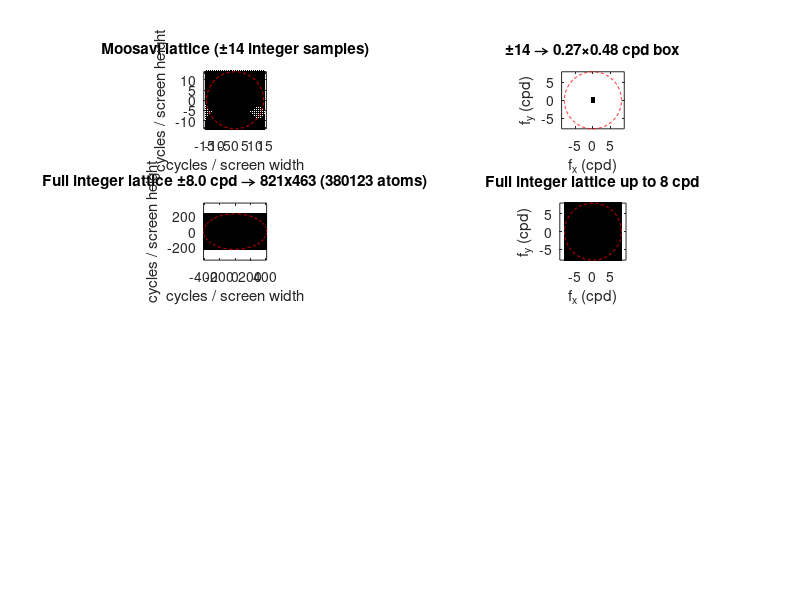

The MATLAB source for this figure: (Note: this script raises an error after producing the figure.)
%% Hartley lattice geometry comparison (portrait layout)
Wdeg = 51.34; 
Hdeg = 28.88; 
Sfmax = 8;  % cpd range for modern lattices

figure('Color','w','Position',[100 100 850 1600]);
th = linspace(0,2*pi,512);

%% === Row 1: Moosavi lattice (±14 integer samples) ===
kx = -14:14; 
ky = -14:14; 
[KXg,KYg] = meshgrid(kx,ky);

subplot(4,2,1);
scatter(KXg(:), KYg(:), 4, 'k','filled');
hold on; plot(14*cos(th),14*sin(th),'r--','LineWidth',0.5);
axis equal tight; box on;
xlabel('cycles / screen width'); ylabel('cycles / screen height');
title('Moosavi lattice (±14 integer samples)');

[KXg,KYg] = meshgrid(kx/Wdeg, ky/Hdeg);
subplot(4,2,2);
scatter(KXg(:), KYg(:), 4,'k','filled');
hold on; plot(Sfmax*cos(th), Sfmax*sin(th),'r--','LineWidth',0.5);
axis equal tight; box on;
xlabel('f_x (cpd)'); ylabel('f_y (cpd)');
title(sprintf('±14 → %.2f×%.2f cpd box',14/Wdeg,14/Hdeg));

%% === Row 2: Full integer lattice up to 8 cpd ===
Kx_max = floor(Wdeg*Sfmax);
Ky_max = floor(Hdeg*Sfmax);
kx = -Kx_max:Kx_max;
ky = -Ky_max:Ky_max;
[KXg,KYg] = meshgrid(kx,ky);

subplot(4,2,3);
scatter(KXg(:), KYg(:), 1,'k','filled');
hold on; plot(Wdeg*Sfmax*cos(th), Hdeg*Sfmax*sin(th),'r--','LineWidth',0.3);
axis equal tight; box on;
xlabel('cycles / screen width'); ylabel('cycles / screen height');
title(sprintf('Full integer lattice ±%.1f cpd → %dx%d (%d atoms)', ...
              Sfmax,numel(kx),numel(ky),numel(KXg(:))));

[KXg,KYg] = meshgrid(kx/Wdeg, ky/Hdeg);
subplot(4,2,4);
scatter(KXg(:), KYg(:), 1,'k','filled');
hold on; plot(Sfmax*cos(th), Sfmax*sin(th),'r--','LineWidth',0.3);
axis equal tight; box on;
xlabel('f_x (cpd)'); ylabel('f_y (cpd)');
title('Full integer lattice up to 8 cpd');

%% === Row 3: Isotropic strided lattice ===
ns_stride = 25;
[sx,sy,info] = pickHartleyStridesFromNs(Wdeg,Hdeg,Sfmax,Sfmax,ns_stride, ...
    'equalStride',true,'FmaxRadial',Sfmax);

[KXg,KYg] = meshgrid(info.KX_screen, info.KY_screen);
subplot(4,2,5);
scatter(KXg(:), KYg(:), 3,'k','filled');
hold on; plot(Wdeg*Sfmax*cos(th), Hdeg*Sfmax*sin(th),'r--','LineWidth',0.3);
axis equal tight; box on;
xlabel('cycles / screen width'); ylabel('cycles / screen height');
title(sprintf('ns=%d, %dx%d→ isotropic strides (sx=%d, sy=%d), n=%d', ...
    info.ns, info.nx, info.ny, info.sx, info.sy, numel(KXg(:))));

[KXg,KYg] = meshgrid(info.KX_cpd, info.KY_cpd);
subplot(4,2,6);
scatter(KXg(:), KYg(:), 3,'k','filled');
hold on; plot(Sfmax*cos(th), Sfmax*sin(th),'r--','LineWidth',0.3);
axis equal tight; box on;
xlabel('f_x (cpd)'); ylabel('f_y (cpd)');
title(sprintf('Δf_x=%.3f, Δf_y=%.3f cpd', info.fx_step, info.fy_step));

%% === Row 4: Biologically inspired log-radial lattice ===
optsLog = struct('Rmin',0.5,'Rmax',Sfmax,'nR',6,'nTheta',16);
[sx,sy,info] = pickHartleyStridesFromNs(Wdeg,Hdeg,Sfmax,Sfmax,ns_stride, ...
    'equalStride',true,'FmaxRadial',Sfmax,'logRadial',optsLog);

[KXg,KYg] = meshgrid(info.KX_screen, info.KY_screen);
subplot(4,2,7);
scatter(KXg(:), KYg(:), 3,'k','filled');
hold on; plot(Wdeg*Sfmax*cos(th), Hdeg*Sfmax*sin(th),'r--','LineWidth',0.3);
axis equal tight; box on;
xlabel('cycles / screen width'); ylabel('cycles / screen height');
title(sprintf('ns=%d, %dx%d log-radial (sx=%d, sy=%d)', ...
    info.ns, info.nx, info.ny, info.sx, info.sy));

[KXg,KYg] = meshgrid(info.KX_cpd, info.KY_cpd);
subplot(4,2,8);
scatter(KXg(:), KYg(:), 3,'k','filled');
hold on; plot(Sfmax*cos(th), Sfmax*sin(th),'r--','LineWidth',0.3);
if ~isempty(info.logCoords)
    plot(info.logCoords(:,1), info.logCoords(:,2), ...
         'bo','MarkerSize',4,'MarkerFaceColor','b');
end
axis equal tight; box on;
xlabel('f_x (cpd)'); ylabel('f_y (cpd)');
title(sprintf('Biological log-radial (Nlog=%d)', info.N_log));

sgtitle('Hartley Lattice Geometry: Moosavi → Full → Strided → Log-Radial', ...
    'FontWeight','bold');

%% ------------------------------------------------------------------------
function [sx, sy, info] = pickHartleyStridesFromNs(Wdeg,Hdeg,FmaxX,FmaxY,ns,varargin)
% pickHartleyStridesFromNs — scalar-only version (robust)
% -------------------------------------------------------
% Determine integer lattice strides (sx, sy) for the Hartley frequency basis.
% Simplified and hardened version for single ns input.

p = inputParser;
addParameter(p,'equalStride',false,@islogical);
addParameter(p,'FmaxRadial',[],@(x) isempty(x)||isscalar(x));
addParameter(p,'logRadial',[],@(x) isempty(x)||isstruct(x));
parse(p,varargin{:});
opt = p.Results;

% --- Round ns, enforce odd and sane bounds ---
if ~isfinite(ns) || ns<=0, ns = Inf; end
if isfinite(ns)
    if mod(ns,2)==0, ns = ns + 1; end
    ns = max(3, ns); % enforce minimal 3x3
end

% --- Integer frequency caps ---
Kx_max = floor(Wdeg * FmaxX);
Ky_max = floor(Hdeg * FmaxY);
fprintf('Hartley lattice: W=%.2f°, H=%.2f°, Fmax=%.2f cpd\n', Wdeg,Hdeg,FmaxX);

if isinf(ns) || ns >= (2*Kx_max+1) || ns >= (2*Ky_max+1)
    sx = 1; sy = 1; mode = 'full';
else
    m = (ns-1)/2;
    sx_lo = max(1, ceil(Kx_max/(m+1)));
    sx_hi = max(sx_lo, floor(Kx_max/m));
    sy_lo = max(1, ceil(Ky_max/(m+1)));
    sy_hi = max(sy_lo, floor(Ky_max/m));

    if sx_lo>sx_hi || sy_lo>sy_hi
        warning('ns=%d exceeded aspect ratio constraints; adjusting.',ns);
        m = max(1, m-1);
        sx_lo = max(1, ceil(Kx_max/(m+1)));
        sx_hi = max(sx_lo, floor(Kx_max/m));
        sy_lo = max(1, ceil(Ky_max/(m+1)));
        sy_hi = max(sy_lo, floor(Ky_max/m));
    end

    sxCand = sx_lo:sx_hi;
    syCand = sy_lo:sy_hi;
    bestErr = Inf;
    for sx_ = sxCand
        for sy_ = syCand
            err = abs(log((sx_/Wdeg)/(sy_/Hdeg)));
            if err < bestErr
                bestErr = err; sx = sx_; sy = sy_;
            end
        end
    end
    mode = 'sampled';
end

% --- Optional equal stride refinement ---
if opt.equalStride && strcmp(mode,'sampled')
    dfx_tgt = 2*FmaxX/(ns-1);
    dfy_tgt = 2*FmaxY/(ns-1);
    step_cpd = min(dfx_tgt, dfy_tgt);
    sx_try = round(step_cpd * Wdeg);
    sy_try = round(step_cpd * Hdeg);
    bestErr = Inf;
    for sx_ = max(1,sx_try-1):sx_try+1
        for sy_ = max(1,sy_try-1):sy_try+1
            err = abs(log((sx_/Wdeg)/(sy_/Hdeg)));
            if err < bestErr
                bestErr = err; sx = sx_; sy = sy_;
            end
        end
    end
    mode = [mode '_equal'];
end

% --- Derived quantities ---
fx_step = sx/Wdeg; fy_step = sy/Hdeg;
nx = 2*floor(Kx_max/sx) + 1;
ny = 2*floor(Ky_max/sy) + 1;
kx = (-floor(nx/2):floor(nx/2))*sx;
ky = (-floor(ny/2):floor(ny/2))*sy;

% --- Optional radial mask ---
if ~isempty(opt.FmaxRadial)
    [KX,KY] = meshgrid(kx/Wdeg, ky/Hdeg);
    mask = hypot(KX,KY) <= opt.FmaxRadial;
    N_disk = nnz(mask) - 1;
else
    N_disk = NaN;
end

% --- Optional log-radial coordinates ---
coords = [];
N_log = NaN;
if ~isempty(opt.logRadial)
    lr = opt.logRadial;
    if ~isfield(lr,'nR'), lr.nR=6; end
    if ~isfield(lr,'nTheta'), lr.nTheta=12; end
    rhoTarget = logspace(log10(lr.Rmin),log10(lr.Rmax),lr.nR);
    theta = linspace(0,pi,lr.nTheta);
    for r = rhoTarget
        for t = theta
            fx = r*cos(t); fy = r*sin(t);
            kx_snap = round(fx*Wdeg); ky_snap = round(fy*Hdeg);
            if (kx_snap==0 && ky_snap==0), continue; end
            fx_hat = kx_snap/Wdeg; fy_hat = ky_snap/Hdeg;
            rho_hat = hypot(fx_hat, fy_hat);
            if rho_hat>lr.Rmax || rho_hat<lr.Rmin, continue; end
            if (ky_snap<0)||(ky_snap==0&&kx_snap<=0), continue; end
            coords(end+1,:)=[fx_hat,fy_hat,rho_hat,atan2(fy_hat,fx_hat)];
        end
    end
    coords = unique(round(coords,6),'rows');
    N_log = size(coords,1);
end

% --- Pack info ---
info = struct('ns',ns,'mode',mode,'sx',sx,'sy',sy, ...
    'fx_step',fx_step,'fy_step',fy_step,'nx',nx,'ny',ny, ...
    'N_total',nx*ny-1,'N_disk',N_disk, ...
    'Kx_max',Kx_max,'Ky_max',Ky_max, ...
    'KX_screen',kx,'KY_screen',ky, ...
    'KX_cpd',kx/Wdeg,'KY_cpd',ky/Hdeg, ...
    'logCoords',coords,'N_log',N_log);
end
